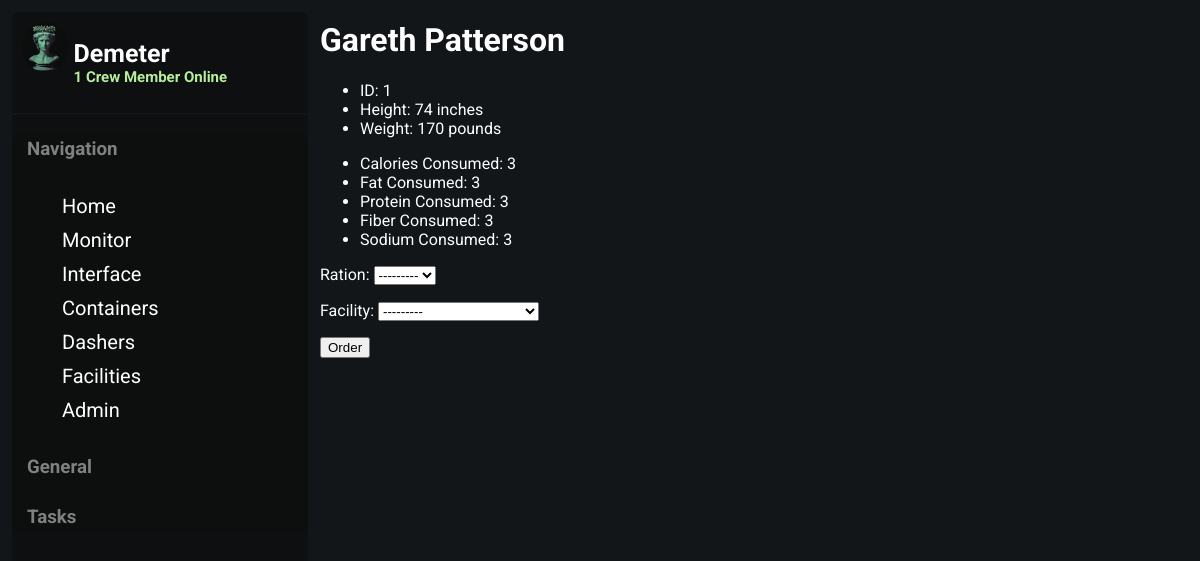
The app's page /monitor/1/ with its own data.
### inhabitant/models.py (models this page shows, shortened)
class Inhabitant(models.Model):
    STATUS = [
    ("Healthy", "Healthy"),
    ("Sick", "Sick"),
    ("Recovering","Recovering"),
    ("Injured","Injured"),
    ("Deceased","Deceased"),
    ]
    firstName = models.CharField(max_length=64)
    lastName = models.CharField(max_length=64)
    inhabitantID = models.CharField(max_length=64,primary_key=True)
    height =models.IntegerField(blank=False)
    weight = models.IntegerField(blank=False)
    status = models.CharField(max_length=64,default="Healthy",choices=STATUS)
    isVegetarian = models.BooleanField(default=False)
    allergyGluten = models.BooleanField(default=False)
    allergyDairy = models.BooleanField(default=False)
    def __str__ (self):
        return f"{self.firstName} {self.lastName}"

class DailyNutrition(models.Model):
    dailyNutrition = models.UUIDField(default=uuid.uuid4, editable=True, unique=True)
    inhabitant = models.ForeignKey(Inhabitant, on_delete=models.CASCADE, related_name="Nutrition")
    dateStamp = models.DateField(default=datetime.today)
    timeStamp = models.DateTimeField(default=datetime.now)
    foodEaten = models.TextField(null=True, blank=True)
    caloriesConsumed = models.IntegerField(default=0, blank=False, null=False, validators=[MinValueValidator(0)])
    fatConsumed = models.IntegerField(default=0, blank=False, null=False, validators=[MinValueValidator(0)])
    sodiumConsumed = models.IntegerField(default=0, blank=False, null=False, validators=[MinValueValidator(0)])
    fiberConsumed = models.IntegerField(default=0, blank=False, null=False, validators=[MinValueValidator(0)])
    proteinConsumed = models.IntegerField(default=0, blank=False, null=False, validators=[MinValueValidator(0)])

### inhabitant/views.py (the view)
# urls.py: path("monitor/<str:inhabitantID>/", views.joinInhabDash, name="inhabdash"),
def joinInhabDash(request, inhabitantID):
    try:
        inhabitant = Inhabitant.objects.get(inhabitantID=inhabitantID)
        dailyNutrition = DailyNutrition.objects.get(inhabitant=inhabitant)
    except Inhabitant.DoesNotExist:
        inhabitant = None
    if request.method == 'POST':
        form = OrderFoodForm(request.POST)
        facilityForm = FacilityForm(request.POST)
        if form.is_valid() and facilityForm.is_valid():
            destinationFacility = facilityForm.cleaned_data['facility']
            ration = form.cleaned_data['ration']
            querySet = RationPack.objects.filter(typeRation=ration)
            if len(querySet) >= 1:
                for query in querySet:
                    rationPack = query
                    if rationPack.rations > 0:
                        break
                if rationPack.rations > 0:
                    destinationFacility = Facility.objects.get(facilityID=destinationFacility.facilityID)
                    locationOfRation = rationPack.container.location
                    availableDashers = Dasher.objects.filter(status="Awaiting")
                    optimalDasher = availableDashers[0]
                    optimalDasher.status = "In-Progress"
                    optimalDasher.location = locationOfRation
                    optimalDasher.locationX = locationOfRation.locationX
                    optimalDasher.locationY = locationOfRation.locationY
                    optimalDasher.save()
                    optimalDasher.rationHeld = ration
                    rationPack.rations -= 1
                    rationPack.save()
                    optimalDasher.save()
                    optimalDasher.location = destinationFacility
                    optimalDasher.locationX = destinationFacility.locationX
                    optimalDasher.locationY = destinationFacility.locationY
                    optimalDasher.save()
                    optimalDasher.rationHeld = None
                    optimalDasher.status = "Awaiting"
                    optimalDasher.save()
                else:
                    return render(request,"inhabitant/habdash.html",{
                    "inhabitant":inhabitant,
                    "nutrition":dailyNutrition,
                    "form":form,
                    "rationPack":RationPack,
                    "rationDNE":True,
                    "facilityForm":facilityForm,
                    })
            else:
                return render(request,"inhabitant/habdash.html",{
                    "inhabitant":inhabitant,
                    "nutrition":dailyNutrition,
                    "form":form,
                    "rationPack":RationPack,
                    "rationDNE":True,
                    "facilityForm":facilityForm,
                    })
            nc = NutrientContent.objects.get(ration=ration)
            dailyNutrition.caloriesConsumed += nc.calories
            dailyNutrition.fatConsumed += nc.fat
            dailyNutrition.proteinConsumed += nc.protein
            dailyNutrition.sodiumConsumed += nc.sodium
            dailyNutrition.fiberConsumed += nc.fiber
            dailyNutrition.save()
    else:
        form = OrderFoodForm()
        facilityForm = FacilityForm()
    return render(request,"inhabitant/habdash.html",{
        "inhabitant":inhabitant,
        "nutrition":dailyNutrition,
        "form":form,
        "RationDNE":False,
        "rationPack":RationPack,
        "facilityForm":facilityForm,
        })

### inhabitant/forms.py
class OrderFoodForm(forms.ModelForm):
    class Meta:
        model = NutrientContent
        fields = [
            "ration",
        ]

### storage/forms.py
class FacilityForm(forms.Form):
    facility = forms.ModelChoiceField(queryset=Facility.objects.all())

### container/models.py (called while the page is built)
    def __str__(self):
        return f"Facility {self.facilityID} - {self.typeFacility}"

    def __str__(self):
        return f"{self.rationType}"

### inhabitant/templates/inhabitant/habdash.html (shortened to what this page needs)
{% extends 'inhabitant/base.html' %}
{% block body %}
<h1>{{ inhabitant }}</h1>
<ul>
    <li>ID: {{ inhabitant.inhabitantID }}</li>
    <li>Height: {{ inhabitant.height }} inches</li>
    <li>Weight: {{ inhabitant.weight }} pounds</li>
</ul>
<ul>
    <li>Calories Consumed: {{ nutrition.caloriesConsumed }}</li>
    <li>Fat Consumed: {{ nutrition.fatConsumed }}</li>
    <li>Protein Consumed: {{ nutrition.proteinConsumed }}</li>
    <li>Fiber Consumed: {{ nutrition.fiberConsumed }}</li>
    <li>Sodium Consumed: {{ nutrition.sodiumConsumed }}</li>
</ul>
<form method="post">
    {{ form.as_p }}
    {{ facilityForm.as_p }}
    <button type="submit">Order</button>
</form>
{% endblock %}

### inhabitant/static/css/base.css (style rules this page uses)
.body { background-color: #121619; font-family: 'Roboto', sans-serif; color: white; padding: 20px; margin: 0%; padding: 0%; }

### records on screen
Inhabitant: firstName+lastName "Gareth Patterson", inhabitantID "1", height "74", weight "170"
DailyNutrition: caloriesConsumed "3", fatConsumed "3", proteinConsumed "3", fiberConsumed "3", sodiumConsumed "3"
